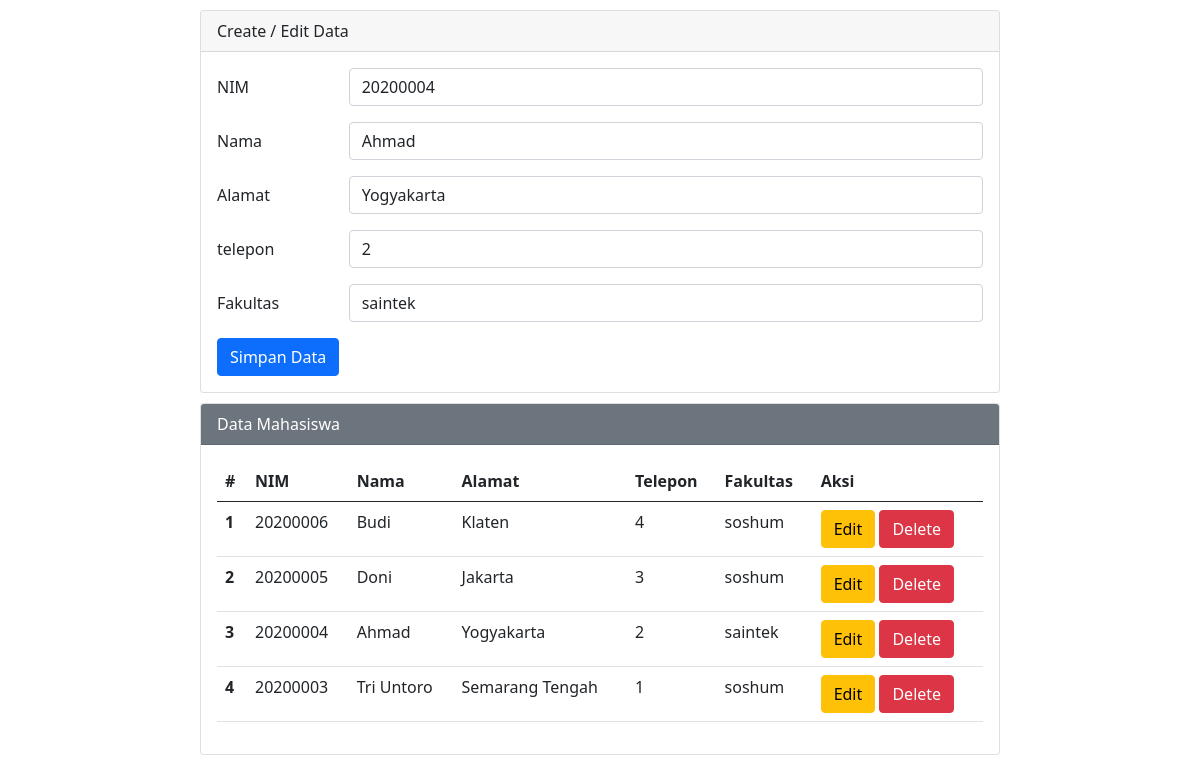
Screenshot of /php-mysql/index.php?op=edit&id=5 with the database file from the repository.
### tables this page shows
CREATE TABLE `mahasiswa` (
  `id` int(11) NOT NULL,
  `nim` varchar(25) NOT NULL,
  `nama` varchar(25) NOT NULL,
  `alamat` varchar(25) NOT NULL,
  `telepon` int(11) NOT NULL,
  `fakultas` varchar(25) NOT NULL
);

### php-mysql/index.php (the view, shortened to what this page needs)
<?php
$host       = "localhost";
$user       = "root";
$pass       = "";
$db         = "akademik";
$koneksi    = mysqli_connect($host, $user, $pass, $db);
$nim        = "";
$nama       = "";
$alamat     = "";
$telepon    = "";
$fakultas   = "";
if (isset($_GET['op'])) {
    $op = $_GET['op'];
} else {
    $op = "";
}
if ($op == 'edit') {
    $id         = $_GET['id'];
    $sql1       = "select * from mahasiswa where id = '$id'";
    $q1         = mysqli_query($koneksi, $sql1);
    $r1         = mysqli_fetch_array($q1);
    $nim        = $r1['nim'];
    $nama       = $r1['nama'];
    $alamat     = $r1['alamat'];
    $telepon    = $r1['telepon'];
    $fakultas   = $r1['fakultas'];
}
?>
<!DOCTYPE html>
<html lang="en">
<head>
    <link href="https://cdn.jsdelivr.net/npm/bootstrap@5.0.0-beta2/dist/css/bootstrap.min.css" rel="stylesheet">
</head>
<body>
    <div class="mx-auto">
        <div class="card">
            <div class="card-header">
                Create / Edit Data
            </div>
            <div class="card-body">
                <form action="" method="POST">
                    <div class="mb-3 row">
                        <label for="nim" class="col-sm-2 col-form-label">NIM</label>
                        <div class="col-sm-10">
                            <input type="text" class="form-control" id="nim" name="nim" value="<?php echo $nim ?>">
                        </div>
                    </div>
                    <div class="mb-3 row">
                        <label for="nama" class="col-sm-2 col-form-label">Nama</label>
                        <div class="col-sm-10">
                            <input type="text" class="form-control" id="nama" name="nama" value="<?php echo $nama ?>">
                        </div>
                    </div>
                    <div class="mb-3 row">
                        <label for="alamat" class="col-sm-2 col-form-label">Alamat</label>
                        <div class="col-sm-10">
                            <input type="text" class="form-control" id="alamat" name="alamat" value="<?php echo $alamat ?>">
                        </div>
                    </div>
                    <div class="mb-3 row">
                        <label for="telepon" class="col-sm-2 col-form-label">telepon</label>
                        <div class="col-sm-10">
                            <input type="text" class="form-control" id="telepon" name="telepon" value="<?php echo $telepon ?>">
                        </div>
                    </div>
                    <div class="mb-3 row">
                        <label for="fakultas" class="col-sm-2 col-form-label">Fakultas</label>
                        <div class="col-sm-10">
                            <select class="form-control" name="fakultas" id="fakultas">
                                <option value="saintek" <?php if ($fakultas == "saintek") echo "selected" ?>>saintek</option>
                            </select>
                        </div>
                    </div>
                    <div class="col-12">
                        <input type="submit" name="simpan" value="Simpan Data" class="btn btn-primary" />
                    </div>
                </form>
            </div>
        </div>
        <div class="card">
            <div class="card-header text-white bg-secondary">
                Data Mahasiswa
            </div>
            <div class="card-body">
                <table class="table">
                    <thead>
                        <tr>
                            <th scope="col">#</th>
                            <th scope="col">NIM</th>
                            <th scope="col">Nama</th>
                            <th scope="col">Alamat</th>
                            <th scope="col">Telepon</th>
                            <th scope="col">Fakultas</th>
                            <th scope="col">Aksi</th>
                        </tr>
                    </thead>
                    <tbody>
                        <?php
                        $sql2   = "select * from mahasiswa order by id desc";
                        $q2     = mysqli_query($koneksi, $sql2);
                        $urut   = 1;
                        while ($r2 = mysqli_fetch_array($q2)) {
                            $id         = $r2['id'];
                            $nim        = $r2['nim'];
                            $nama       = $r2['nama'];
                            $alamat     = $r2['alamat'];
                            $telepon    = $r2['telepon'];
                            $fakultas   = $r2['fakultas'];
                        ?>
                            <tr>
                                <th scope="row"><?php echo $urut++ ?></th>
                                <td scope="row"><?php echo $nim ?></td>
                                <td scope="row"><?php echo $nama ?></td>
                                <td scope="row"><?php echo $alamat ?></td>
                                <td scope="row"><?php echo $telepon ?></td>
                                <td scope="row"><?php echo $fakultas ?></td>
                                <td scope="row">
                                    <a href="index.php?op=edit&id=<?php echo $id ?>"><button type="button" class="btn btn-warning">Edit</button></a>
                                    <a href="index.php?op=delete&id=<?php echo $id?>" onclick="return confirm('Yakin mau delete data?')"><button type="button" class="btn btn-danger">Delete</button></a>
                                </td>
                            </tr>
                        <?php
                        }
                        ?>
                    </tbody>
                </table>
            </div>
        </div>
    </div>
</body>
</html>

### php-mysql/index.php (style rules this page uses)
.mx-auto { width: 800px }
.card { margin-top: 10px; }

### rows the page displays
mahasiswa: nim "20200004", nama "Ahmad", alamat "Yogyakarta", telepon "2", fakultas "saintek"
mahasiswa: nim "20200006", nama "Budi", alamat "Klaten", telepon "4", fakultas "soshum"
mahasiswa: nim "20200005", nama "Doni", alamat "Jakarta", telepon "3", fakultas "soshum"
mahasiswa: nim "20200003", nama "Tri Untoro", alamat "Semarang Tengah", telepon "1", fakultas "soshum"
